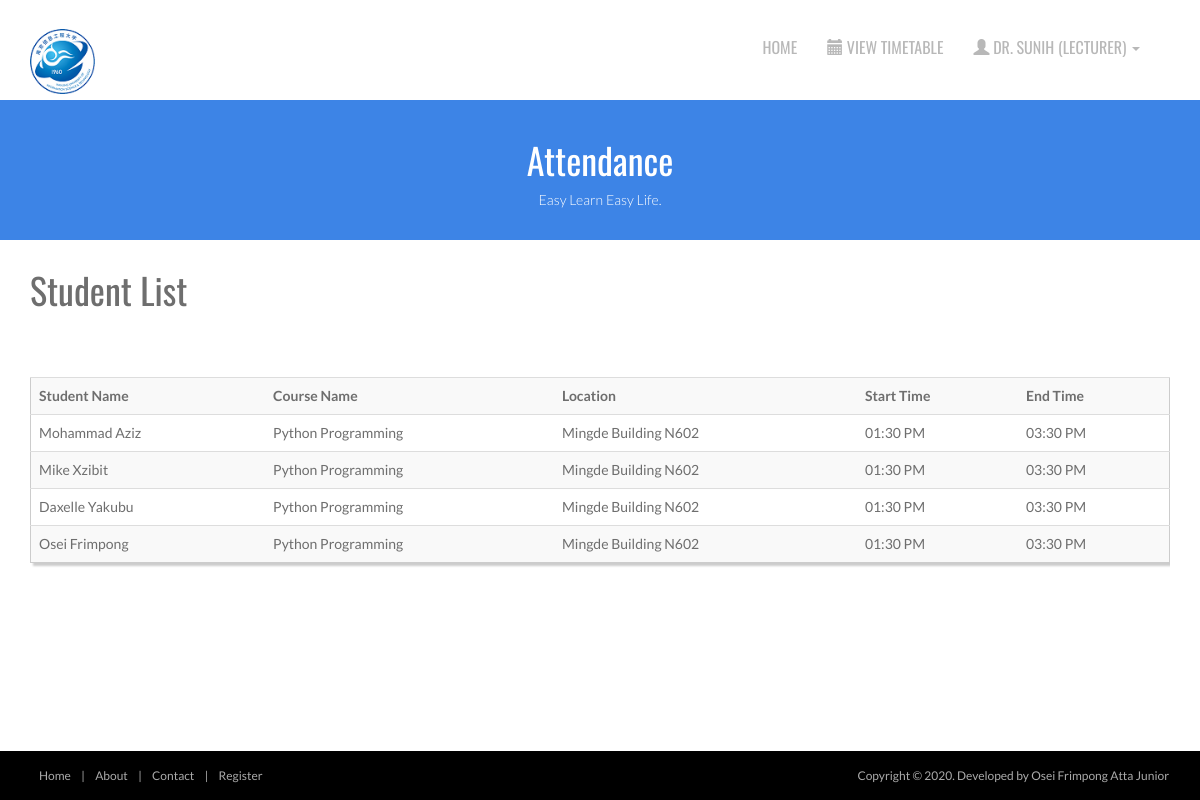
/attendance.php?cid=4 (signed in), run on the app's committed database.
### tables this page shows
CREATE TABLE IF NOT EXISTS `orders` (
  `OrderID` int(11) NOT NULL AUTO_INCREMENT,
  `ClassID` int(11) NOT NULL,
  `CourseID` int(11) NOT NULL,
  `SID` int(11) NOT NULL,
  `OrderDate` varchar(255) NOT NULL,
  PRIMARY KEY (`OrderID`),
  KEY `ClassID` (`ClassID`),
  KEY `CourseID` (`CourseID`),
  KEY `SID` (`SID`)
);

CREATE TABLE IF NOT EXISTS `student` (
  `SID` int(11) NOT NULL AUTO_INCREMENT,
  `SName` varchar(255) NOT NULL,
  `SUsername` varchar(255) NOT NULL,
  `SPassword` varchar(255) NOT NULL,
  `SEmail` varchar(255) NOT NULL,
  PRIMARY KEY (`SID`)
);

CREATE TABLE IF NOT EXISTS `course` (
  `CourseID` int(11) NOT NULL AUTO_INCREMENT,
  `CourseName` varchar(255) NOT NULL,
  `LID` int(11) NOT NULL,
  `CourseDesc` varchar(255) NOT NULL,
  `Session` varchar(255) NOT NULL,
  `Hours` varchar(255) NOT NULL,
  PRIMARY KEY (`CourseID`),
  KEY `LID` (`LID`)
);

CREATE TABLE IF NOT EXISTS `classroom` (
  `ClassID` int(11) NOT NULL AUTO_INCREMENT,
  `CourseID` int(11) NOT NULL,
  `Slot` varchar(255) NOT NULL,
  `Capacity` varchar(255) NOT NULL,
  `Location` varchar(255) NOT NULL,
  `StartTime` varchar(255) NOT NULL,
  `EndTime` varchar(255) NOT NULL,
  `ClassDate` varchar(255) NOT NULL,
  PRIMARY KEY (`ClassID`),
  KEY `CourseID` (`CourseID`)
);

### attendance.php (the view, shortened to what this page needs)
<?php
include 'include/header.php';
require_once 'include/dbConnect.php';
  $clid = $_GET['cid'];
?>
<header id="head" class="secondary">
    <div class="container">
        <h1>Attendance</h1>
        <p>Easy Learn Easy Life.</p>
    </div>
</header>
    <div class="container">
        <h1>Student List</h1>
        <div class="table-responsive">
            <table class="table table-striped custab">
                <tr>
                    <th>Student Name</th>
                    <th>Course Name</th>
                    <th>Location</th>
                    <th>Start Time</th>
                    <th>End Time</th>
                </tr>
                <?php
                $sql= "SELECT Orders.SID, Orders.ClassID, Orders.CourseID, Student.SName, Course.CourseName, Classroom.Location, Classroom.StartTime, Classroom.EndTime, classroom.ClassDate
                FROM Orders
                INNER JOIN Student ON Orders.SID = Student.SID
                INNER JOIN Classroom ON Orders.ClassID = Classroom.ClassID
                INNER JOIN Course ON Orders.CourseID = Course.CourseID
                WHERE Orders.CourseID = $clid";
                $query = mysqli_query($conn, $sql);
                while ($result=mysqli_fetch_array($query)) {
                    echo "
                    <tr>
                        <td>".$result['SName']."</td>
                        <td>".$result['CourseName']."</td>
                        <td>".$result['Location']."</td>
                        <td>".$result['StartTime']."</td>
                        <td>".$result['EndTime']."</td>
            </td>
            </tr>";
                }
            ?>
            </table>
        </div>
    </div>
<?php
include 'include/footer.php';
?>

### assets/css/style.css (style rules this page uses)
body { font-family: 'Lato', sans-serif; font-weight: normal; color: #6E6E6E; }
h1, h2, h3, h4, h5, h6 { font-weight: normal; font-family: 'Oswald', sans-serif; }
h1, .h1, h2, .h2, h3, .h3 { margin-top: 30px; }
#head { background-size: cover; height: 600px; text-align: center; color: white; font-weight: 300; position: relative; background-position-x: center; }
#head.secondary { height: 100px; min-height: 100px; padding-top: 0px; }
#head.secondary { padding-top: 0px; background:#3d84e6; background-size: cover; text-align: center; padding:10px 0; height: 140px; }
#head.secondary h1 { COLOR: #fff; text-align: center; }
.custab { border: 1px solid #ccc; padding: 5px; margin: 5% 0; box-shadow: 3px 3px 2px #ccc; transition: 0.5s; }

### data on the page
orders: SID.SName "Mohammad Aziz", CourseID.CourseName "Python Programming", ClassID.Location "Mingde Building N602", ClassID.StartTime "01:30 PM", ClassID.EndTime "03:30 PM"
orders: SID.SName "Mike Xzibit", CourseID.CourseName "Python Programming", ClassID.Location "Mingde Building N602", ClassID.StartTime "01:30 PM", ClassID.EndTime "03:30 PM"
orders: SID.SName "Daxelle Yakubu", CourseID.CourseName "Python Programming", ClassID.Location "Mingde Building N602", ClassID.StartTime "01:30 PM", ClassID.EndTime "03:30 PM"
orders: SID.SName "Osei Frimpong", CourseID.CourseName "Python Programming", ClassID.Location "Mingde Building N602", ClassID.StartTime "01:30 PM", ClassID.EndTime "03:30 PM"

### other printed values
$_SESSION["username"] "DR. SUNIH"
